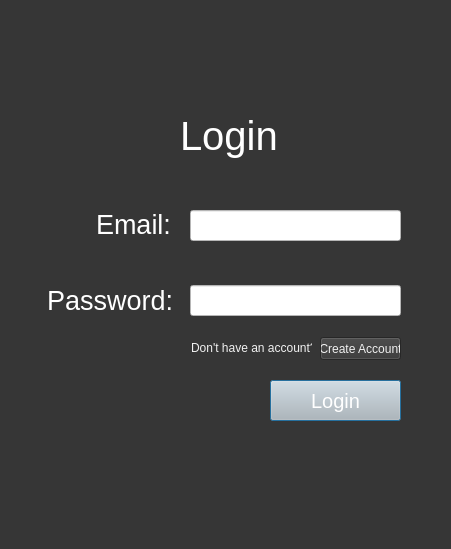
<?xml version="1.0" encoding="UTF-8"?>
<ui version="4.0">
 <class>LoginUI</class>
 <widget class="QDialog" name="LoginUI">
  <property name="geometry">
   <rect>
    <x>0</x>
    <y>0</y>
    <width>451</width>
    <height>549</height>
   </rect>
  </property>
  <property name="windowTitle">
   <string>Dialog</string>
  </property>
  <property name="styleSheet">
   <string notr="true">background-color: rgb(54, 54, 54)</string>
  </property>
  <widget class="QLabel" name="login">
   <property name="geometry">
    <rect>
     <x>180</x>
     <y>100</y>
     <width>101</width>
     <height>71</height>
    </rect>
   </property>
   <property name="styleSheet">
    <string notr="true">font-size: 30pt; color:rgb(255, 255, 255)</string>
   </property>
   <property name="text">
    <string>Login</string>
   </property>
  </widget>
  <widget class="QLabel" name="login_email">
   <property name="geometry">
    <rect>
     <x>96</x>
     <y>204</y>
     <width>131</width>
     <height>41</height>
    </rect>
   </property>
   <property name="styleSheet">
    <string notr="true">font-size: 20pt; color: rgb(255, 255, 255)</string>
   </property>
   <property name="text">
    <string>Email:</string>
   </property>
  </widget>
  <widget class="QLabel" name="login_password">
   <property name="geometry">
    <rect>
     <x>47</x>
     <y>280</y>
     <width>131</width>
     <height>41</height>
    </rect>
   </property>
   <property name="styleSheet">
    <string notr="true">font-size: 20pt; color: rgb(255, 255, 255)</string>
   </property>
   <property name="text">
    <string>Password:</string>
   </property>
  </widget>
  <widget class="QLineEdit" name="email_textbox">
   <property name="geometry">
    <rect>
     <x>190</x>
     <y>210</y>
     <width>211</width>
     <height>31</height>
    </rect>
   </property>
   <property name="styleSheet">
    <string notr="true">color:rgb(0, 0, 0);
background-color: rgb(255, 255, 255);</string>
   </property>
   <property name="text">
    <string/>
   </property>
  </widget>
  <widget class="QLineEdit" name="pass_textbox">
   <property name="geometry">
    <rect>
     <x>190</x>
     <y>285</y>
     <width>211</width>
     <height>31</height>
    </rect>
   </property>
   <property name="styleSheet">
    <string notr="true">background-color: rgb(255, 255, 255);</string>
   </property>
  </widget>
  <widget class="QPushButton" name="login_button">
   <property name="geometry">
    <rect>
     <x>270</x>
     <y>380</y>
     <width>131</width>
     <height>41</height>
    </rect>
   </property>
   <property name="styleSheet">
    <string notr="true">font-size: 15pt;
color: rgb(255, 255, 255);
background-color: rgb(189, 189, 189);
</string>
   </property>
   <property name="text">
    <string>Login</string>
   </property>
  </widget>
  <widget class="QLabel" name="noacc">
   <property name="geometry">
    <rect>
     <x>191</x>
     <y>340</y>
     <width>121</width>
     <height>16</height>
    </rect>
   </property>
   <property name="styleSheet">
    <string notr="true">color: rgb(241, 241, 241)</string>
   </property>
   <property name="text">
    <string>Don't have an account?</string>
   </property>
  </widget>
  <widget class="QPushButton" name="createacc_button">
   <property name="geometry">
    <rect>
     <x>320</x>
     <y>337</y>
     <width>81</width>
     <height>23</height>
    </rect>
   </property>
   <property name="styleSheet">
    <string notr="true">color: rgb(241, 241, 241)</string>
   </property>
   <property name="text">
    <string>Create Account</string>
   </property>
  </widget>
 </widget>
 <resources/>
 <connections/>
</ui>
